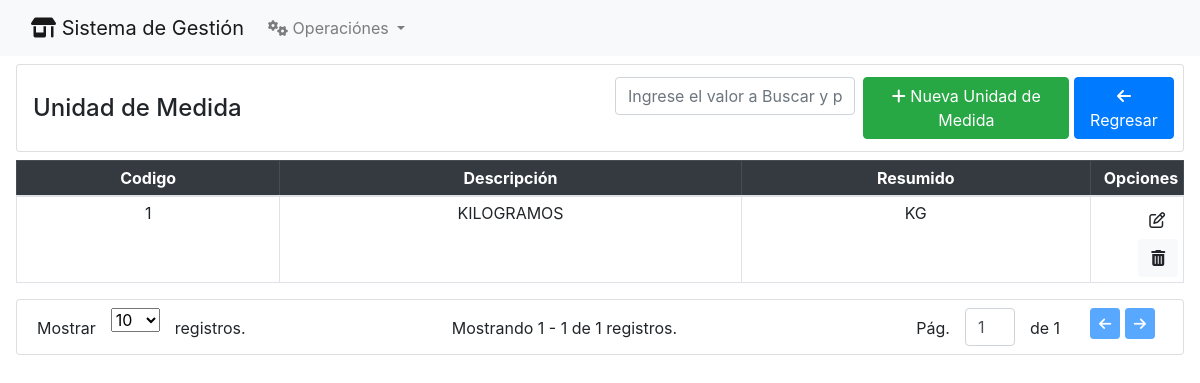
Before: /unidad_medida/ with the older database file.
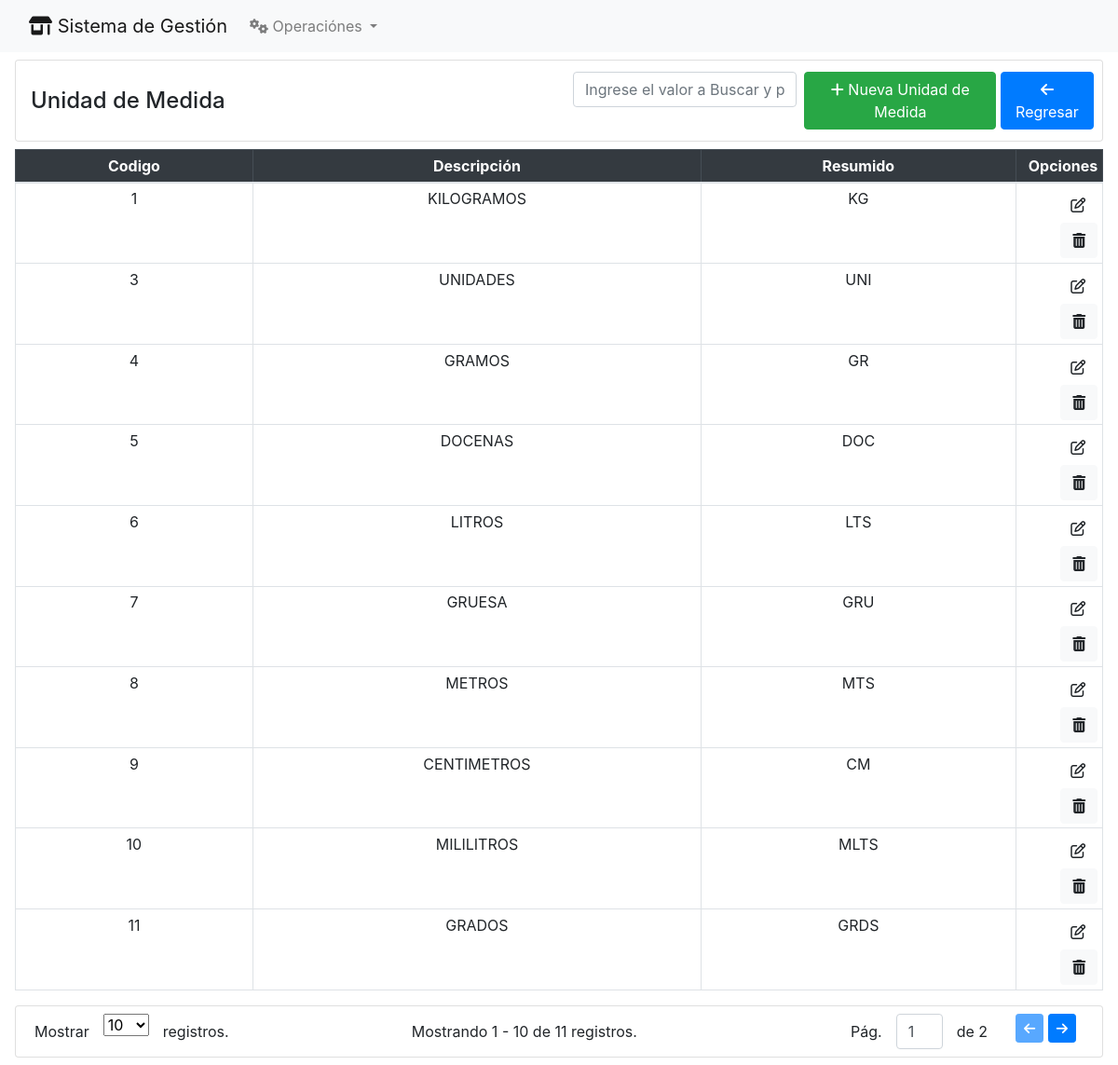
After: the same page with the newer database file.
### UnidadMedida/models.py (models this page shows, shortened)
class UnidadMedida(models.Model):
    descripcion =  models.CharField(max_length = 250)
    resumido = models.CharField(max_length = 250)
    estado = models.IntegerField(default = 1, null= True, blank = True)

### UnidadMedida/views.py (the view)
# urls.py: path("", unidad_medida_index, name="unidades"),
def unidad_medida_index(request):
    template_name = 'unidad_medida.html'
    paginate_by = 10
    filter_value = request.GET.get('filter', '').strip()
    paginate_by_param = request.GET.get('paginate_by', paginate_by)
    if filter_value:
        queryset = UnidadMedida.objects.filter(
            Q(descripcion__icontains=filter_value),
        )
    else:
        queryset = UnidadMedida.objects.filter()
    paginator = Paginator(queryset, per_page=paginate_by_param)
    page = request.GET.get('page')
    blocks = paginator.get_page(page)
    context = {
        'page_obj': blocks,
        'title': 'Unidad de Medida',
        'filter': filter_value,
    }
    return render(request, template_name, context)

### UnidadMedida/templates/unidad_medida.html (shortened to what this page needs)
{% extends 'home.html' %}
{% block content %}
<div class="card pr-2 my-2 mr-3 ml-3 mb-2">
    <div class="card-body pr-2 pl-3 py-1">
        <div class="row align-items-center">
            <div class="col">
                <h4 class="m-0 my-2">{{ title }}</h4>
            </div>
            <div class="col d-flex p-2 justify-content-end">
                <form class="mr-2 w-50" method="get">
                    <input type="text" class="form-control   text-center" name="filter"
                        placeholder="Ingrese el valor a Buscar y presione la tecla Enter">
                </form>
                <a href="{%url 'nueva_unidad_medida'%}" class="btn btn-success"> <i class="fa-solid fa-plus"></i> Nueva
                    Unidad de Medida</a>
                <a href="{% url 'home' %}" class="btn btn-primary"> <i class="fa-solid fa-arrow-left"></i> Regresar</a>
            </div>
        </div>
    </div>
</div>
<div class=" pr-3  pl-3 ml-0 mb-2">
    <table class="table table-sm table-bordered">
        <thead class="table-dark ">
            <tr class="text-center">
                <th>Codigo</th>
                <th>Descripci&oacute;n</th>
                <th>Resumido</th>
                <th style="width: 8%; text-align: right;">Opciones</th>
            </tr>
        </thead>
        <tbody>
            {% for uni in page_obj %}
            <tr class="text-center">
                <td> {{uni.id}} </td>
                <td> {{uni.descripcion}} </td>
                <td> {{uni.resumido}} </td>
                <td style="text-align: right;">
                    <a href="modificar_unidad_medida/{{uni.id}}/" class="btn btn-ligth"><i class="fa-regular fa-pen-to-square"></i></a>
                    <a href="#" class="btn btn-light btn_eliminar" data-bs-toggle="modal" data-bs-target="#exampleModal"
                        data-id="{{uni.id}}">
                        <i class="fa-solid fa-trash-can"></i>
                    </a>
                </td>
            </tr>
            {% endfor %}
        </tbody>
    </table>
</div>
{% include 'paginator.html' %}
{% endblock %}

Changed rows visible on the page:
added UnidadMedida: id "3", descripcion "UNIDADES", resumido "UNI"
added UnidadMedida: id "4", descripcion "GRAMOS", resumido "GR"
added UnidadMedida: id "5", descripcion "DOCENAS", resumido "DOC"
added UnidadMedida: id "6", descripcion "LITROS", resumido "LTS"
added UnidadMedida: id "7", descripcion "GRUESA", resumido "GRU"
added UnidadMedida: id "8", descripcion "METROS", resumido "MTS"
added UnidadMedida: id "9", descripcion "CENTIMETROS", resumido "CM"
added UnidadMedida: id "10", descripcion "MILILITROS", resumido "MLTS"
added UnidadMedida: id "11", descripcion "GRADOS", resumido "GRDS"
Other visible differences:
{{ page_obj.end_index }}: "1" → "10"
{{ page_obj.paginator.count }}: "1" → "11"
{{ page_obj.paginator.num_pages }}: "1" → "2"
